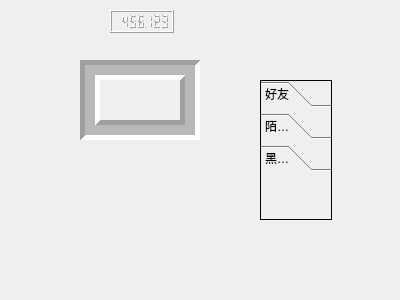
<?xml version="1.0" encoding="UTF-8"?>
<ui version="4.0">
 <class>MyWidget</class>
 <widget class="QWidget" name="MyWidget">
  <property name="geometry">
   <rect>
    <x>0</x>
    <y>0</y>
    <width>400</width>
    <height>300</height>
   </rect>
  </property>
  <property name="windowTitle">
   <string>MyWidget</string>
  </property>
  <widget class="QFrame" name="frame">
   <property name="geometry">
    <rect>
     <x>80</x>
     <y>60</y>
     <width>120</width>
     <height>80</height>
    </rect>
   </property>
   <property name="frameShape">
    <enum>QFrame::Box</enum>
   </property>
   <property name="frameShadow">
    <enum>QFrame::Sunken</enum>
   </property>
   <property name="lineWidth">
    <number>5</number>
   </property>
   <property name="midLineWidth">
    <number>10</number>
   </property>
  </widget>
  <widget class="QLCDNumber" name="lcdNumber">
   <property name="geometry">
    <rect>
     <x>110</x>
     <y>10</y>
     <width>64</width>
     <height>23</height>
    </rect>
   </property>
   <property name="smallDecimalPoint">
    <bool>true</bool>
   </property>
   <property name="digitCount">
    <number>7</number>
   </property>
   <property name="value" stdset="0">
    <double>456.122999999999990</double>
   </property>
  </widget>
  <widget class="QToolBox" name="toolBox">
   <property name="geometry">
    <rect>
     <x>260</x>
     <y>80</y>
     <width>72</width>
     <height>140</height>
    </rect>
   </property>
   <property name="frameShape">
    <enum>QFrame::Box</enum>
   </property>
   <property name="currentIndex">
    <number>2</number>
   </property>
   <widget class="QWidget" name="page">
    <property name="geometry">
     <rect>
      <x>0</x>
      <y>0</y>
      <width>70</width>
      <height>27</height>
     </rect>
    </property>
    <attribute name="label">
     <string>好友</string>
    </attribute>
   </widget>
   <widget class="QWidget" name="page_3">
    <attribute name="label">
     <string>陌生人</string>
    </attribute>
   </widget>
   <widget class="QWidget" name="page_2">
    <property name="geometry">
     <rect>
      <x>0</x>
      <y>0</y>
      <width>70</width>
      <height>27</height>
     </rect>
    </property>
    <attribute name="label">
     <string>黑名单</string>
    </attribute>
   </widget>
  </widget>
 </widget>
 <layoutdefault spacing="6" margin="11"/>
 <resources/>
 <connections/>
</ui>
